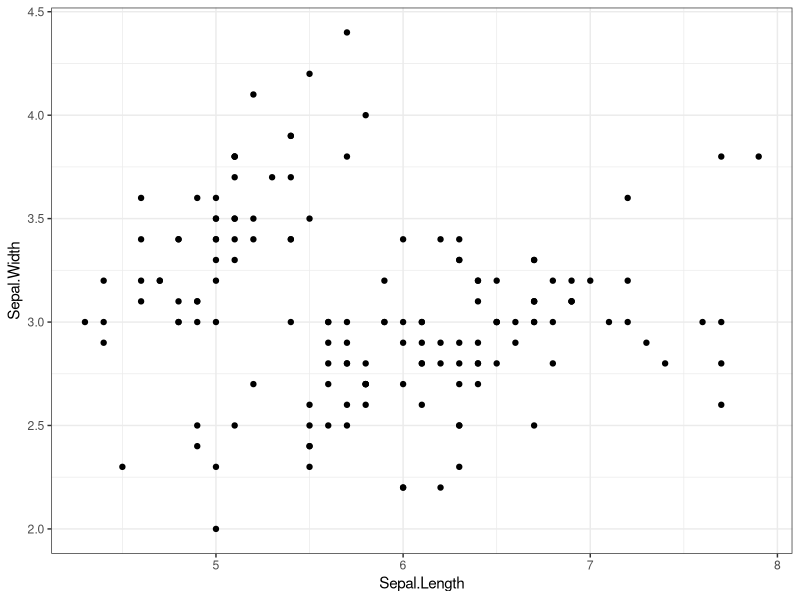
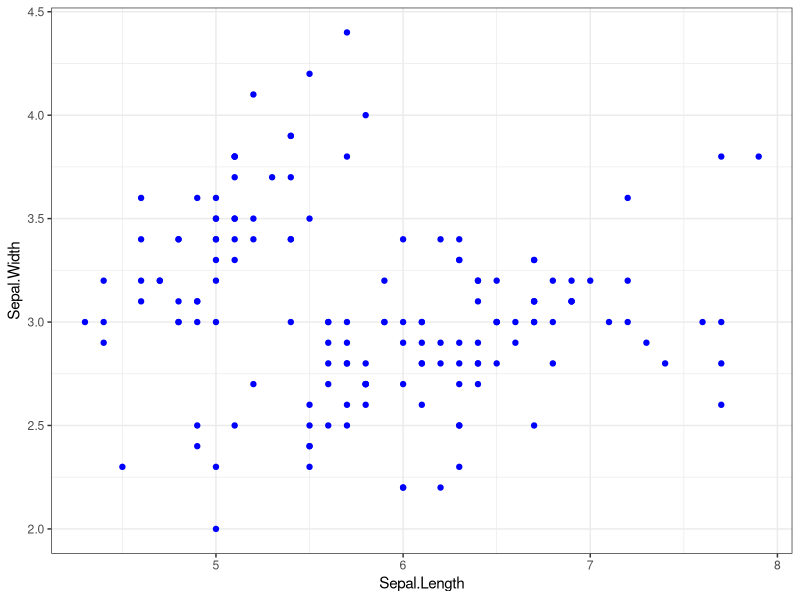
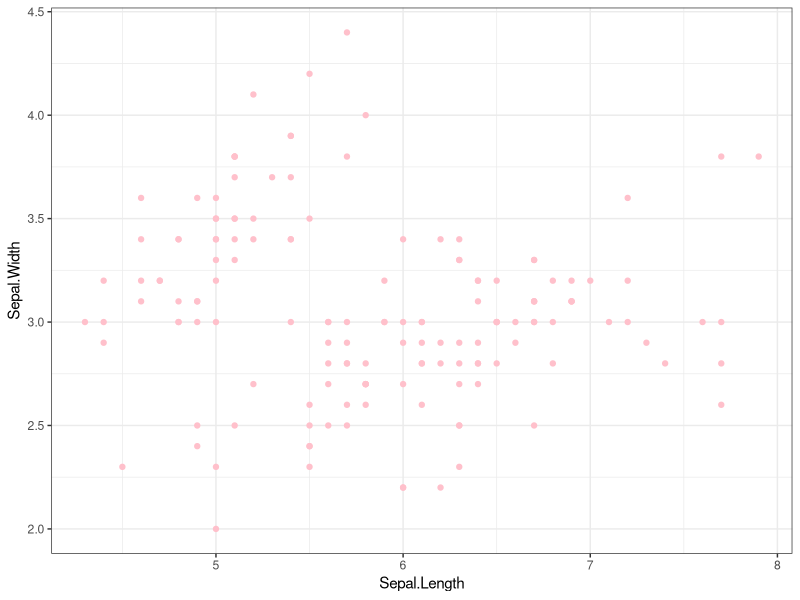
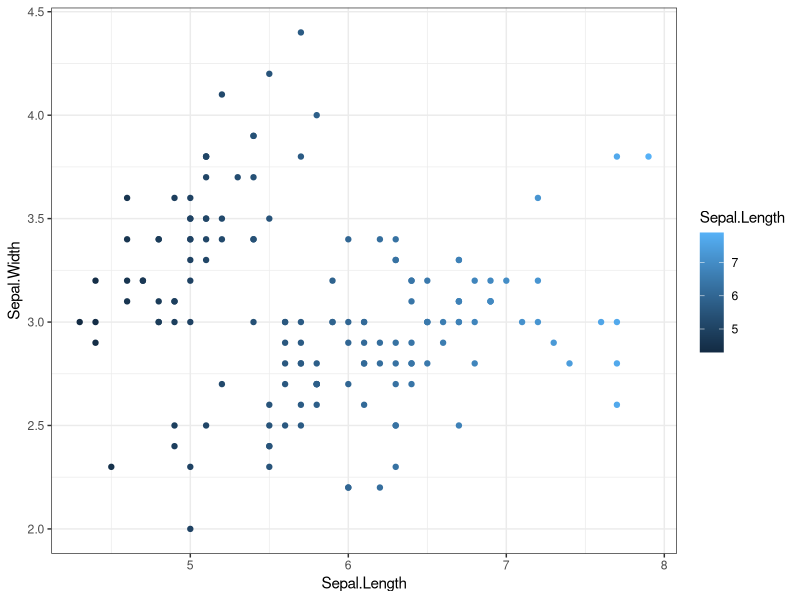
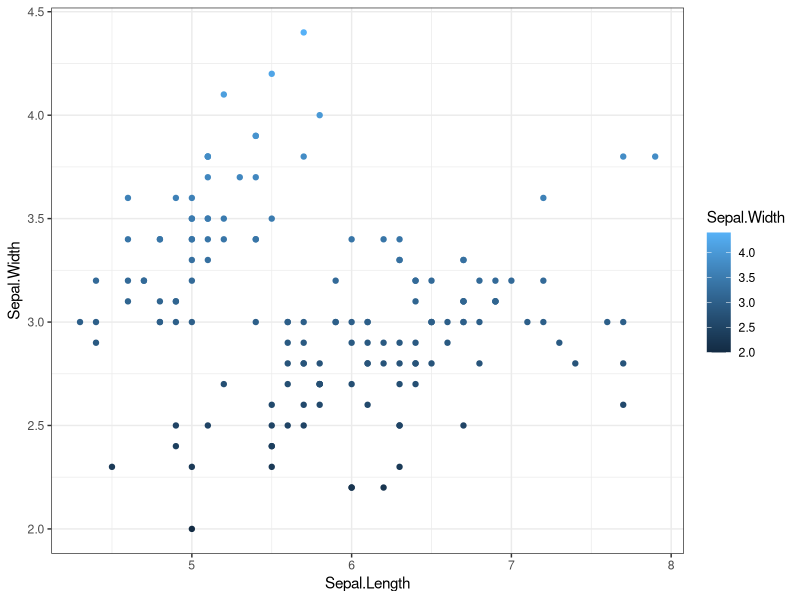
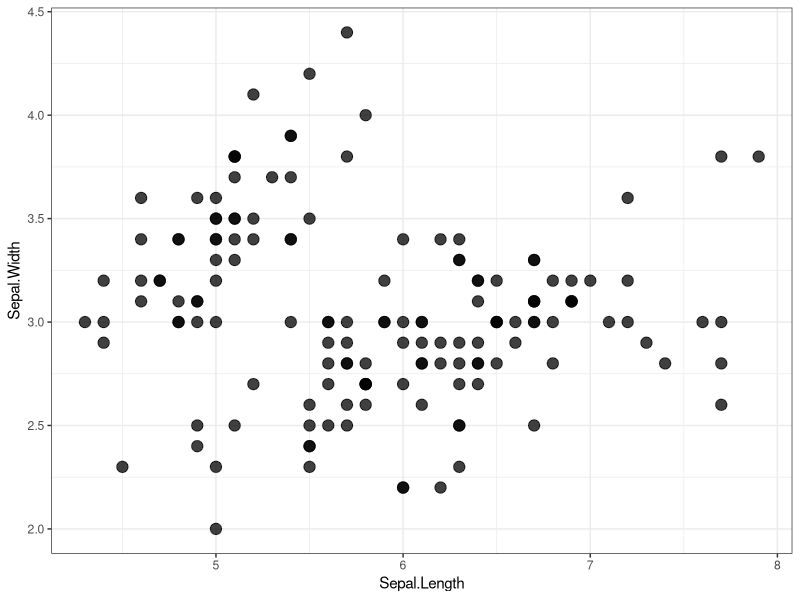
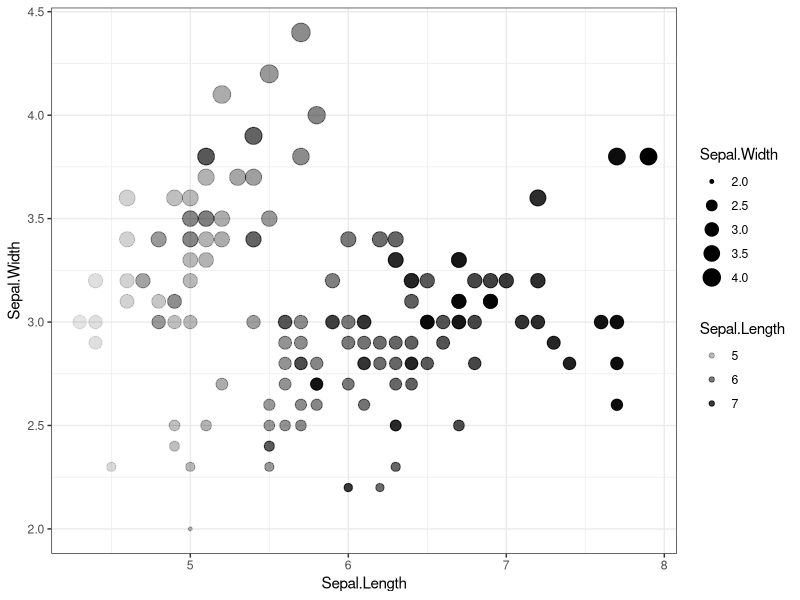
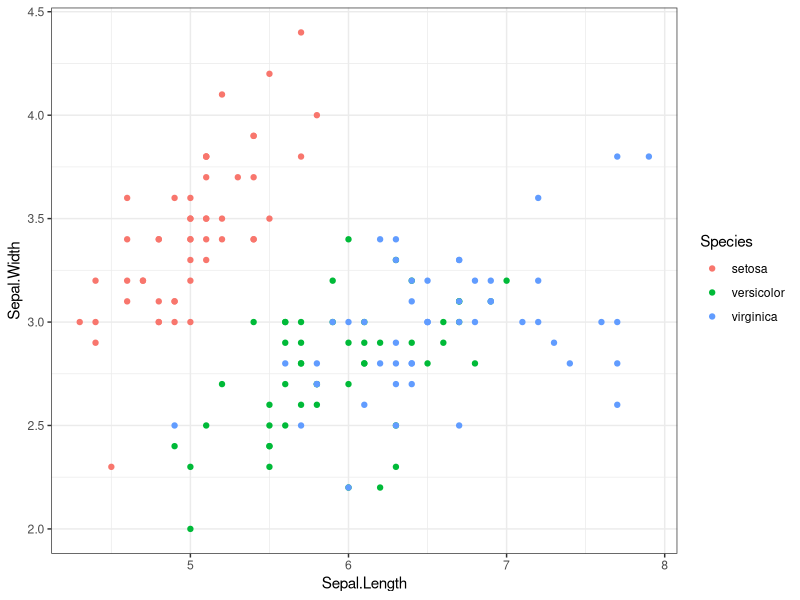

These charts were generated, in order, by the following R code:
## ---- chunk 1
# This chunk can include things you need for the rest of the document
library(tidyverse) ## this package includes ggplot and functions for tidy-ing data
knitr::opts_chunk$set(
  echo=T, ## show your R code chunk
  message = F, ## hide the message
  warning = F, ## hide the warning
  autodep = T ## make sure your separate code chunks can find the dependencies (from other code chunk)
)
## ---- chunk 2
iris %>% glimpse()
## ---- chunk 3
str(iris)
## ---- chunk 4
iris %>% 
  ggplot(aes(x = Sepal.Length, y = Sepal.Width)) +
  geom_point() +
  theme_bw()
## ---- chunk 5
iris %>% 
  ggplot(aes(x = Sepal.Length, y = Sepal.Width)) +
  geom_point(color = "blue") +
  theme_bw()
## ---- chunk 6
iris %>% 
  ggplot(aes(x = Sepal.Length, y = Sepal.Width)) +
  geom_point(color = "pink") +
  theme_bw()
## ---- chunk 7
iris %>% 
  ggplot(aes(x = Sepal.Length, y = Sepal.Width)) +
  geom_point(aes(color = Sepal.Length)) +
  theme_bw()
## ---- chunk 8
iris %>% 
  ggplot(aes(x = Sepal.Length, y = Sepal.Width)) +
  geom_point(aes(color = Sepal.Width)) +
  theme_bw()
## ---- chunk 9
iris %>% 
  ggplot(aes(x = Sepal.Length, y = Sepal.Width)) +
  geom_point(size = 3.5,
             alpha = .75) +
  theme_bw()
## ---- chunk 10
iris %>% 
  ggplot(aes(x = Sepal.Length, y = Sepal.Width)) +
  geom_point(aes(size = Sepal.Width,
                 alpha = Sepal.Length)) +
  theme_bw()
## ---- chunk 11
## using color to visualize species
iris %>% 
  ggplot(aes(x = Sepal.Length, y = Sepal.Width)) +
  geom_point(aes(color = Species)) +
  theme_bw()
## ---- chunk 12
## using shape to visualize species
iris %>% 
  ggplot(aes(x = Sepal.Length, y = Sepal.Width)) +
  geom_point(aes(shape = Species)) +
  theme_bw()
## ---- chunk 13
iris %>% 
  ggplot(aes(x = Sepal.Length, y = Sepal.Width)) +
  geom_point(aes(color = Species,
                 shape = Species),
             size = 3.5 ) + ## making the points bigger
  theme_bw()
## ---- chunk 14
iris %>% 
    ggplot(mapping = aes(x = Sepal.Length, y = Sepal.Width)) +
    geom_point() +
    geom_smooth(formula = y ~ x,
                method = lm) +
    theme_bw()
## ---- chunk 15
iris %>% 
    ggplot(mapping = aes(x = Sepal.Length, y = Sepal.Width)) +
    geom_point() +
    geom_smooth(formula = y ~ x,
                method = lm,
                color = "yellow") + 
    theme_bw()
## ---- chunk 16
iris %>% 
    ggplot(mapping = aes(x = Sepal.Length, y = Sepal.Width)) +
    geom_point() +
    geom_smooth(formula = y ~ x,
                method = lm,
                color = "yellow",
                fill = "yellow") + 
    theme_bw()
## ---- chunk 17
iris %>% 
    ggplot(mapping = aes(x = Sepal.Length, y = Sepal.Width)) +
    geom_smooth(formula = y ~ x,
                method = lm,
                color = "blue",## changing the color
                se = FALSE) +  ## and taking away our confidence interval
    theme_bw()
## ---- chunk 18
iris %>% 
    ggplot(mapping = aes(x = Sepal.Length, y = Sepal.Width)) +
    geom_point() +
    theme_bw()
## ---- chunk 19
iris %>% 
    ggplot(mapping = aes(x = Sepal.Length, y = Sepal.Width)) +
    geom_point() +
    geom_smooth(formula = y~x,
                method = lm) +
    theme_bw()
## ---- chunk 20
## CHANGE eval to equal TRUE once you completed the code
iris %>% 
    ggplot(mapping = aes(x = Sepal.Length, y = Sepal.Width)) +
    geom_point(mapping = aes(color = Species)) +
    geom_smooth(formula = y~x,
                method = lm) +
    theme_bw()
## ---- chunk 21
## CHANGE eval to equal to TRUE once you've completed the code chunk
iris %>% 
    ggplot(mapping = aes(x = Sepal.Length, y = Sepal.Width)) +
    geom_point(aes(color = Species)) +
    geom_smooth(formula = y~x,
                method = lm,
                mapping = aes(col = Species)) +
    theme_bw()
## ---- chunk 22
## CHANGE eval to equal to TRUE once you've completed the code chunk
iris %>% 
    ggplot(mapping = aes(x = Sepal.Length, y = Sepal.Width)) +
    geom_point(aes(color = Species)) +
    geom_smooth(formula = y~x,
                method = lm,
                mapping = aes(col = Species,
                              fill = Species)) +
    theme_bw()
## ---- chunk 23
## CHANGE eval to equal to TRUE once you've completed the code chunk
iris %>% 
    ggplot(mapping = aes(x = Sepal.Length, y = Sepal.Width)) +
    geom_point(aes(color = Species)) +
    geom_smooth(formula = y~x,
                method = lm,
                aes(col = Species,
                    fill = Species)) +
    facet_wrap(~Species) +
    theme_bw()
